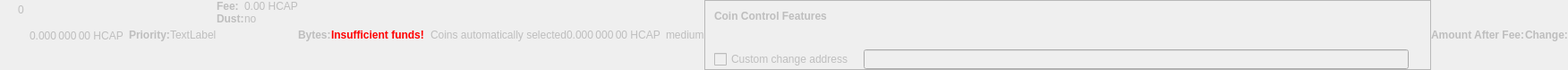
    <widget class="QWidget" name="dummyHideWidget" native="true">
     <property name="enabled">
      <bool>false</bool>
     </property>
     <property name="maximumSize">
      <size>
       <width>100</width>
       <height>22</height>
      </size>
     </property>
     <layout class="QHBoxLayout" name="dummyHideLayout">
      <property name="spacing">
       <number>0</number>
      </property>
      <property name="leftMargin">
       <number>0</number>
      </property>
      <property name="topMargin">
       <number>0</number>
      </property>
      <property name="rightMargin">
       <number>0</number>
      </property>
      <property name="bottomMargin">
       <number>0</number>
      </property>
      <item>
       <layout class="QFormLayout" name="formLayoutCoinControl1">
        <property name="horizontalSpacing">
         <number>10</number>
        </property>
        <property name="verticalSpacing">
         <number>14</number>
        </property>
        <property name="leftMargin">
         <number>10</number>
        </property>
        <property name="topMargin">
         <number>4</number>
        </property>
        <property name="rightMargin">
         <number>6</number>
        </property>
        <item row="0" column="1">
         <widget class="QLabel" name="labelCoinControlBytes">
          <property name="cursor">
           <cursorShape>IBeamCursor</cursorShape>
          </property>
          <property name="contextMenuPolicy">
           <enum>Qt::ActionsContextMenu</enum>
          </property>
          <property name="text">
           <string notr="true">0</string>
          </property>
          <property name="textInteractionFlags">
           <set>Qt::LinksAccessibleByMouse|Qt::TextSelectableByKeyboard|Qt::TextSelectableByMouse</set>
          </property>
         </widget>
        </item>
       </layout>
      </item>
      <item>
       <widget class="QLabel" name="labelCoinControlAfterFee">
        <property name="enabled">
         <bool>false</bool>
        </property>
        <property name="sizePolicy">
         <sizepolicy hsizetype="Fixed" vsizetype="Fixed">
          <horstretch>0</horstretch>
          <verstretch>0</verstretch>
         </sizepolicy>
        </property>
        <property name="minimumSize">
         <size>
          <width>111</width>
          <height>12</height>
         </size>
        </property>
        <property name="maximumSize">
         <size>
          <width>111</width>
          <height>12</height>
         </size>
        </property>
        <property name="cursor">
         <cursorShape>IBeamCursor</cursorShape>
        </property>
        <property name="contextMenuPolicy">
         <enum>Qt::ActionsContextMenu</enum>
        </property>
        <property name="text">
         <string notr="true">0.000 000 00 HCAP</string>
        </property>
        <property name="textInteractionFlags">
         <set>Qt::LinksAccessibleByMouse|Qt::TextSelectableByKeyboard|Qt::TextSelectableByMouse</set>
        </property>
       </widget>
      </item>
      <item>
       <widget class="QLabel" name="labelCoinControlPriorityText">
        <property name="enabled">
         <bool>false</bool>
        </property>
        <property name="font">
         <font>
          <weight>75</weight>
          <bold>true</bold>
         </font>
        </property>
        <property name="text">
         <string>Priority:</string>
        </property>
       </widget>
      </item>
      <item>
       <layout class="QHBoxLayout" name="horizontalLayout">
        <item>
         <widget class="QLabel" name="WarningLabel">
          <property name="text">
           <string>TextLabel</string>
          </property>
         </widget>
        </item>
       </layout>
      </item>
      <item>
       <layout class="QFormLayout" name="formLayoutCoinControl3">
        <property name="horizontalSpacing">
         <number>0</number>
        </property>
        <property name="verticalSpacing">
         <number>0</number>
        </property>
        <property name="leftMargin">
         <number>0</number>
        </property>
        <property name="topMargin">
         <number>0</number>
        </property>
        <property name="rightMargin">
         <number>0</number>
        </property>
        <item row="0" column="0">
         <widget class="QLabel" name="labelCoinControlFeeText">
          <property name="enabled">
           <bool>false</bool>
          </property>
          <property name="font">
           <font>
            <weight>75</weight>
            <bold>true</bold>
           </font>
          </property>
          <property name="text">
           <string>Fee:</string>
          </property>
          <property name="margin">
           <number>0</number>
          </property>
         </widget>
        </item>
        <item row="0" column="1">
         <widget class="QLabel" name="labelCoinControlFee">
          <property name="enabled">
           <bool>false</bool>
          </property>
          <property name="cursor">
           <cursorShape>IBeamCursor</cursorShape>
          </property>
          <property name="contextMenuPolicy">
           <enum>Qt::ActionsContextMenu</enum>
          </property>
          <property name="text">
           <string notr="true">0.00 HCAP</string>
          </property>
          <property name="textInteractionFlags">
           <set>Qt::LinksAccessibleByMouse|Qt::TextSelectableByKeyboard|Qt::TextSelectableByMouse</set>
          </property>
         </widget>
        </item>
        <item row="1" column="0">
         <widget class="QLabel" name="labelCoinControlLowOutputText">
          <property name="enabled">
           <bool>false</bool>
          </property>
          <property name="font">
           <font>
            <weight>75</weight>
            <bold>true</bold>
           </font>
          </property>
          <property name="text">
           <string>Dust:</string>
          </property>
         </widget>
        </item>
        <item row="1" column="1">
         <widget class="QLabel" name="labelCoinControlLowOutput">
          <property name="enabled">
           <bool>false</bool>
          </property>
          <property name="cursor">
           <cursorShape>IBeamCursor</cursorShape>
          </property>
          <property name="contextMenuPolicy">
           <enum>Qt::ActionsContextMenu</enum>
          </property>
          <property name="text">
           <string>no</string>
          </property>
          <property name="textInteractionFlags">
           <set>Qt::LinksAccessibleByMouse|Qt::TextSelectableByKeyboard|Qt::TextSelectableByMouse</set>
          </property>
         </widget>
        </item>
       </layout>
      </item>
      <item>
       <widget class="QLabel" name="labelCoinControlBytesText">
        <property name="enabled">
         <bool>false</bool>
        </property>
        <property name="font">
         <font>
          <weight>75</weight>
          <bold>true</bold>
         </font>
        </property>
        <property name="text">
         <string>Bytes:</string>
        </property>
       </widget>
      </item>
      <item>
       <layout class="QFormLayout" name="formLayoutCoinControl2">
        <property name="horizontalSpacing">
         <number>0</number>
        </property>
        <property name="verticalSpacing">
         <number>0</number>
        </property>
        <property name="leftMargin">
         <number>0</number>
        </property>
        <property name="topMargin">
         <number>0</number>
        </property>
        <property name="rightMargin">
         <number>0</number>
        </property>
       </layout>
      </item>
      <item>
       <layout class="QHBoxLayout" name="horizontalLayoutCoinControl2">
        <property name="spacing">
         <number>0</number>
        </property>
        <property name="bottomMargin">
         <number>0</number>
        </property>
       </layout>
      </item>
      <item>
       <widget class="QLabel" name="labelCoinControlInsuffFunds">
        <property name="enabled">
         <bool>false</bool>
        </property>
        <property name="minimumSize">
         <size>
          <width>0</width>
          <height>0</height>
         </size>
        </property>
        <property name="font">
         <font>
          <weight>75</weight>
          <bold>true</bold>
         </font>
        </property>
        <property name="styleSheet">
         <string notr="true">color:red;font-weight:bold;</string>
        </property>
        <property name="text">
         <string>Insufficient funds!</string>
        </property>
        <property name="margin">
         <number>5</number>
        </property>
       </widget>
      </item>
      <item>
       <layout class="QFormLayout" name="formLayoutCoinControl4">
        <property name="horizontalSpacing">
         <number>0</number>
        </property>
        <property name="verticalSpacing">
         <number>0</number>
        </property>
        <property name="leftMargin">
         <number>0</number>
        </property>
        <property name="topMargin">
         <number>0</number>
        </property>
        <property name="rightMargin">
         <number>0</number>
        </property>
       </layout>
      </item>
      <item>
       <widget class="QLabel" name="labelCoinControlChangeLabel">
        <property name="enabled">
         <bool>false</bool>
        </property>
        <property name="sizePolicy">
         <sizepolicy hsizetype="Preferred" vsizetype="Expanding">
          <horstretch>0</horstretch>
          <verstretch>0</verstretch>
         </sizepolicy>
        </property>
        <property name="minimumSize">
         <size>
          <width>0</width>
          <height>0</height>
         </size>
        </property>
        <property name="text">
         <string/>
        </property>
        <property name="margin">
         <number>3</number>
        </property>
       </widget>
      </item>
      <item>
       <widget class="QLabel" name="labelCoinControlAutomaticallySelected">
        <property name="enabled">
         <bool>false</bool>
        </property>
        <property name="sizePolicy">
         <sizepolicy hsizetype="Fixed" vsizetype="Fixed">
          <horstretch>0</horstretch>
          <verstretch>0</verstretch>
         </sizepolicy>
        </property>
        <property name="minimumSize">
         <size>
          <width>0</width>
          <height>0</height>
         </size>
        </property>
        <property name="maximumSize">
         <size>
          <width>240</width>
          <height>16777215</height>
         </size>
        </property>
        <property name="text">
         <string>Coins automatically selected</string>
        </property>
        <property name="margin">
         <number>5</number>
        </property>
       </widget>
      </item>
      <item>
       <widget class="QLabel" name="labelCoinControlChange">
        <property name="enabled">
         <bool>false</bool>
        </property>
        <property name="sizePolicy">
         <sizepolicy hsizetype="Fixed" vsizetype="Fixed">
          <horstretch>0</horstretch>
          <verstretch>0</verstretch>
         </sizepolicy>
        </property>
        <property name="minimumSize">
         <size>
          <width>111</width>
          <height>0</height>
         </size>
        </property>
        <property name="maximumSize">
         <size>
          <width>111</width>
          <height>16777215</height>
         </size>
        </property>
        <property name="cursor">
         <cursorShape>IBeamCursor</cursorShape>
        </property>
        <property name="contextMenuPolicy">
         <enum>Qt::ActionsContextMenu</enum>
        </property>
        <property name="text">
         <string notr="true">0.000 000 00 HCAP</string>
        </property>
        <property name="textInteractionFlags">
         <set>Qt::LinksAccessibleByMouse|Qt::TextSelectableByKeyboard|Qt::TextSelectableByMouse</set>
        </property>
       </widget>
      </item>
      <item>
       <widget class="QLabel" name="labelCoinControlPriority">
        <property name="enabled">
         <bool>false</bool>
        </property>
        <property name="cursor">
         <cursorShape>IBeamCursor</cursorShape>
        </property>
        <property name="contextMenuPolicy">
         <enum>Qt::ActionsContextMenu</enum>
        </property>
        <property name="text">
         <string>medium</string>
        </property>
        <property name="textInteractionFlags">
         <set>Qt::LinksAccessibleByMouse|Qt::TextSelectableByKeyboard|Qt::TextSelectableByMouse</set>
        </property>
       </widget>
      </item>
      <item>
       <widget class="QFrame" name="frameCoinControl">
        <property name="sizePolicy">
         <sizepolicy hsizetype="Expanding" vsizetype="Expanding">
          <horstretch>0</horstretch>
          <verstretch>0</verstretch>
         </sizepolicy>
        </property>
        <property name="maximumSize">
         <size>
          <width>16777215</width>
          <height>16777215</height>
         </size>
        </property>
        <property name="frameShape">
         <enum>QFrame::StyledPanel</enum>
        </property>
        <property name="frameShadow">
         <enum>QFrame::Sunken</enum>
        </property>
        <layout class="QVBoxLayout" name="verticalLayoutCoinControl2_2">
         <property name="spacing">
          <number>0</number>
         </property>
         <property name="leftMargin">
          <number>0</number>
         </property>
         <property name="topMargin">
          <number>0</number>
         </property>
         <property name="rightMargin">
          <number>0</number>
         </property>
         <property name="bottomMargin">
          <number>0</number>
         </property>
         <item>
          <layout class="QVBoxLayout" name="verticalLayoutCoinControl" stretch="0,0,0,1">
           <property name="spacing">
            <number>0</number>
           </property>
           <property name="leftMargin">
            <number>10</number>
           </property>
           <property name="topMargin">
            <number>10</number>
           </property>
           <item>
            <layout class="QHBoxLayout" name="horizontalLayoutCoinControl1">
             <property name="bottomMargin">
              <number>15</number>
             </property>
             <item>
              <widget class="QLabel" name="labelCoinControlFeatures">
               <property name="enabled">
                <bool>false</bool>
               </property>
               <property name="sizePolicy">
                <sizepolicy hsizetype="Preferred" vsizetype="Maximum">
                 <horstretch>0</horstretch>
                 <verstretch>0</verstretch>
                </sizepolicy>
               </property>
               <property name="font">
                <font>
                 <weight>75</weight>
                 <bold>true</bold>
                </font>
               </property>
               <property name="styleSheet">
                <string notr="true">font-weight:bold;</string>
               </property>
               <property name="text">
                <string>Coin Control Features</string>
               </property>
              </widget>
             </item>
            </layout>
           </item>
           <item>
            <widget class="QWidget" name="widgetCoinControl" native="true">
             <property name="sizePolicy">
              <sizepolicy hsizetype="Preferred" vsizetype="Preferred">
               <horstretch>0</horstretch>
               <verstretch>0</verstretch>
              </sizepolicy>
             </property>
             <property name="minimumSize">
              <size>
               <width>0</width>
               <height>0</height>
              </size>
             </property>
             <property name="styleSheet">
              <string notr="true"/>
             </property>
             <layout class="QHBoxLayout" name="horizontalLayoutCoinControl5_2">
              <property name="leftMargin">
               <number>0</number>
              </property>
              <property name="topMargin">
               <number>0</number>
              </property>
              <property name="rightMargin">
               <number>0</number>
              </property>
              <property name="bottomMargin">
               <number>0</number>
              </property>
              <item>
               <layout class="QHBoxLayout" name="horizontalLayoutCoinControl3">
                <property name="spacing">
                 <number>20</number>
                </property>
                <property name="topMargin">
                 <number>0</number>
                </property>
                <property name="bottomMargin">
                 <number>10</number>
                </property>
               </layout>
              </item>
             </layout>
            </widget>
           </item>
           <item>
            <layout class="QHBoxLayout" name="horizontalLayoutCoinControl4" stretch="0,0,0">
             <property name="spacing">
              <number>12</number>
             </property>
             <property name="sizeConstraint">
              <enum>QLayout::SetDefaultConstraint</enum>
             </property>
             <property name="topMargin">
              <number>5</number>
             </property>
             <property name="rightMargin">
              <number>5</number>
             </property>
             <item>
              <widget class="QCheckBox" name="checkBoxCoinControlChange">
               <property name="enabled">
                <bool>false</bool>
               </property>
               <property name="toolTip">
                <string>If this is activated, but the change address is empty or invalid, change will be sent to a newly generated address.</string>
               </property>
               <property name="text">
                <string>Custom change address</string>
               </property>
              </widget>
             </item>
             <item>
              <widget class="QValidatedLineEdit" name="lineEditCoinControlChange">
               <property name="enabled">
                <bool>false</bool>
               </property>
               <property name="sizePolicy">
                <sizepolicy hsizetype="Expanding" vsizetype="Fixed">
                 <horstretch>0</horstretch>
                 <verstretch>0</verstretch>
                </sizepolicy>
               </property>
              </widget>
             </item>
             <item>
              <widget class="QLabel" name="labelCoinControlChangeLabel_2">
               <property name="sizePolicy">
                <sizepolicy hsizetype="Preferred" vsizetype="Expanding">
                 <horstretch>0</horstretch>
                 <verstretch>0</verstretch>
                </sizepolicy>
               </property>
               <property name="minimumSize">
                <size>
                 <width>0</width>
                 <height>0</height>
                </size>
               </property>
               <property name="text">
                <string/>
               </property>
               <property name="margin">
                <number>3</number>
               </property>
              </widget>
             </item>
            </layout>
           </item>
           <item>
            <spacer name="verticalSpacerCoinControl">
             <property name="orientation">
              <enum>Qt::Vertical</enum>
             </property>
             <property name="sizeHint" stdset="0">
              <size>
               <width>800</width>
               <height>1</height>
              </size>
             </property>
            </spacer>
           </item>
          </layout>
         </item>
        </layout>
       </widget>
      </item>
      <item>
       <widget class="QLabel" name="labelCoinControlAfterFeeText">
        <property name="enabled">
         <bool>false</bool>
        </property>
        <property name="minimumSize">
         <size>
          <width>0</width>
          <height>0</height>
         </size>
        </property>
        <property name="maximumSize">
         <size>
          <width>16777215</width>
          <height>16777215</height>
         </size>
        </property>
        <property name="font">
         <font>
          <weight>75</weight>
          <bold>true</bold>
         </font>
        </property>
        <property name="text">
         <string>Amount After Fee:</string>
        </property>
        <property name="alignment">
         <set>Qt::AlignLeading|Qt::AlignLeft|Qt::AlignVCenter</set>
        </property>
        <property name="margin">
         <number>0</number>
        </property>
       </widget>
      </item>
      <item>
       <widget class="QLabel" name="labelCoinControlChangeText">
        <property name="enabled">
         <bool>false</bool>
        </property>
        <property name="sizePolicy">
         <sizepolicy hsizetype="Preferred" vsizetype="Preferred">
          <horstretch>0</horstretch>
          <verstretch>0</verstretch>
         </sizepolicy>
        </property>
        <property name="minimumSize">
         <size>
          <width>0</width>
          <height>0</height>
         </size>
        </property>
        <property name="maximumSize">
         <size>
          <width>16777215</width>
          <height>16777215</height>
         </size>
        </property>
        <property name="font">
         <font>
          <weight>75</weight>
          <bold>true</bold>
         </font>
        </property>
        <property name="text">
         <string>Change:</string>
        </property>
        <property name="alignment">
         <set>Qt::AlignLeading|Qt::AlignLeft|Qt::AlignVCenter</set>
        </property>
       </widget>
      </item>
     </layout>
    </widget>
